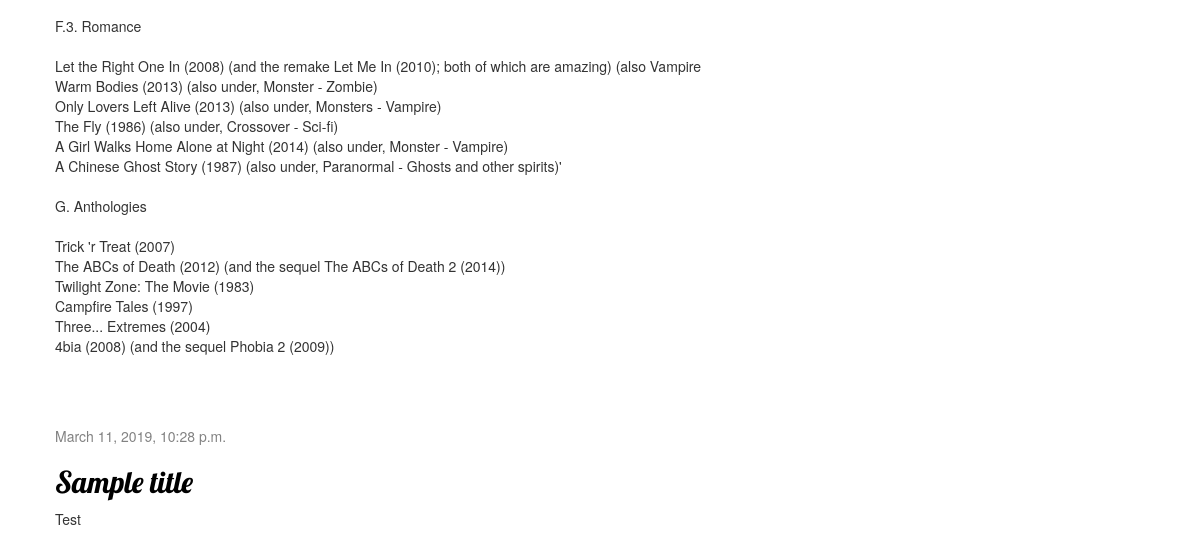
Before: / (lower part) with the older database file.
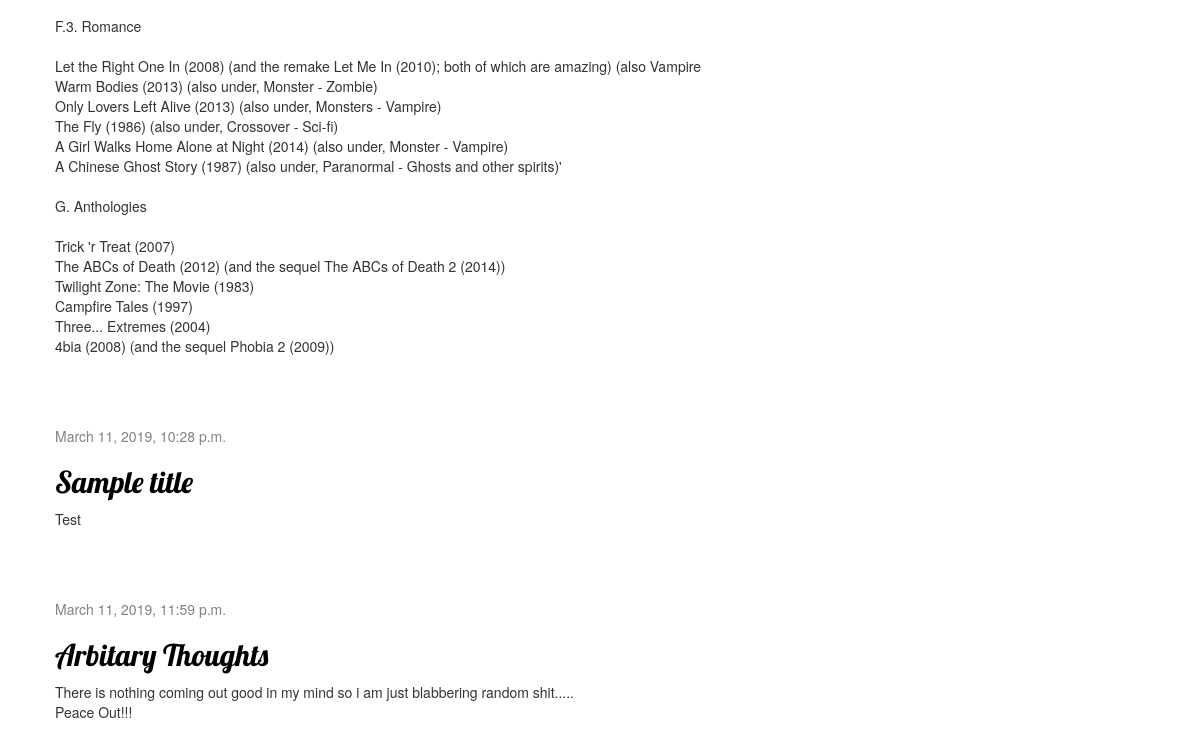
After: the same page with the newer database file.
### blog/models.py (models this page shows, shortened)
class Post(models.Model):
    author = models.ForeignKey(settings.AUTH_USER_MODEL, on_delete=models.CASCADE)
    title = models.CharField(max_length=200)
    text = models.TextField()
    created_date = models.DateTimeField(default=timezone.now)
    published_date = models.DateTimeField(blank=True, null=True)

### blog/views.py (the view)
# urls.py: path('', views.post_list, name='post_list'),
def post_list(request):
    posts= Post.objects.filter(published_date__lte=timezone.now()).order_by('published_date')
    return render(request, 'blog/post_list.html', {'posts': posts})

### blog/templates/blog/post_list.html
{% extends 'blog/base.html' %}
{% block content %}
    {% for post in posts %}
      <div class="post">
              <div class="date">
                       {{post.published_date }}
               </div>
               <h2><a href="{% url 'post_detail' pk=post.pk %}">{{ post.title }}</a></h2>
               <p>{{ post.text|linebreaksbr }}</p>
       </div>
    {% endfor %}
{% endblock %}

### blog/templates/blog/base.html (shortened to what this page needs)
{% load static %}
<html>
    <head>
        <link rel="stylesheet" href="//maxcdn.bootstrapcdn.com/bootstrap/3.2.0/css/bootstrap.min.css">
        <link rel="stylesheet" href="//maxcdn.bootstrapcdn.com/bootstrap/3.2.0/css/bootstrap-theme.min.css">
        <link rel="stylesheet" href="{% static 'css/blog.css' %}">
    </head>
    <body>
    <div class="content container">
        <div class="row">
            <div class="col-md-8">
            {% block content %}
            {% endblock %}
            </div>
        </div>
    </div>
</body>
</html>

### blog/static/css/blog.css (style rules this page uses)
.content { margin-left: 40px; }
h1, h2, h3, h4 { font-family: 'Lobster', cursive; }
.date { color: #828282; }
.post { margin-bottom: 70px; }
.post h2 a, .post h2 a:visited { color: #000000; }

Changed rows visible on the page:
added Post: published_date "March 11, 2019, 11:59 p.m.", title "Arbitary Thoughts", text "There is nothing coming out good in my mind so i am just blabbering random shit..... Peace Out!!!"
